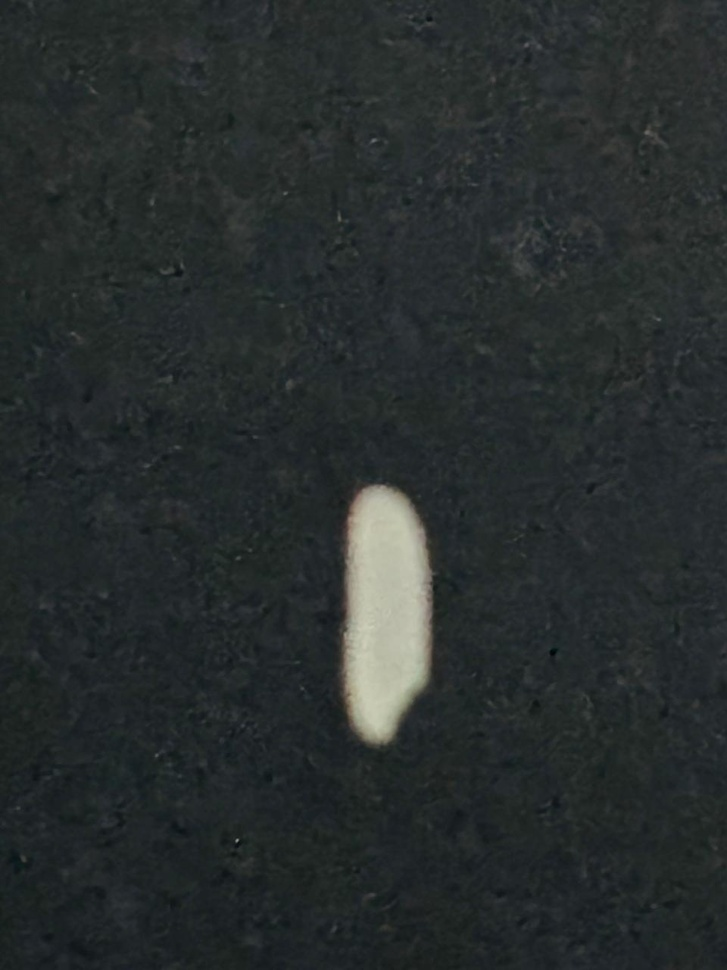
#> input picture test.jpeg, 727 x 970 px, shrunk from 960 x 1280 before the run
$ python -i extract_feature.py   (imports and definitions only)
#> lines starting #> are read from the running program, lines starting #| are printed output that depends on the picture; after the words box and inside, x2 and y2 are one past the last pixel; in counts of white or black regions, pixels touching at a corner belong together; long printed decimals are rounded
import cv2

def extract_features(image_path):

#> called with image_path = '../test.jpeg'
    img = cv2.imread(image_path)
#> img is the input picture: shape (970, 727, 3); mean B, G, R 45.8, 45.6, 40.2

    gray = cv2.cvtColor(img,cv2.COLOR_BGR2GRAY)

    _,thresh = cv2.threshold(gray,120,255,cv2.THRESH_BINARY_INV)
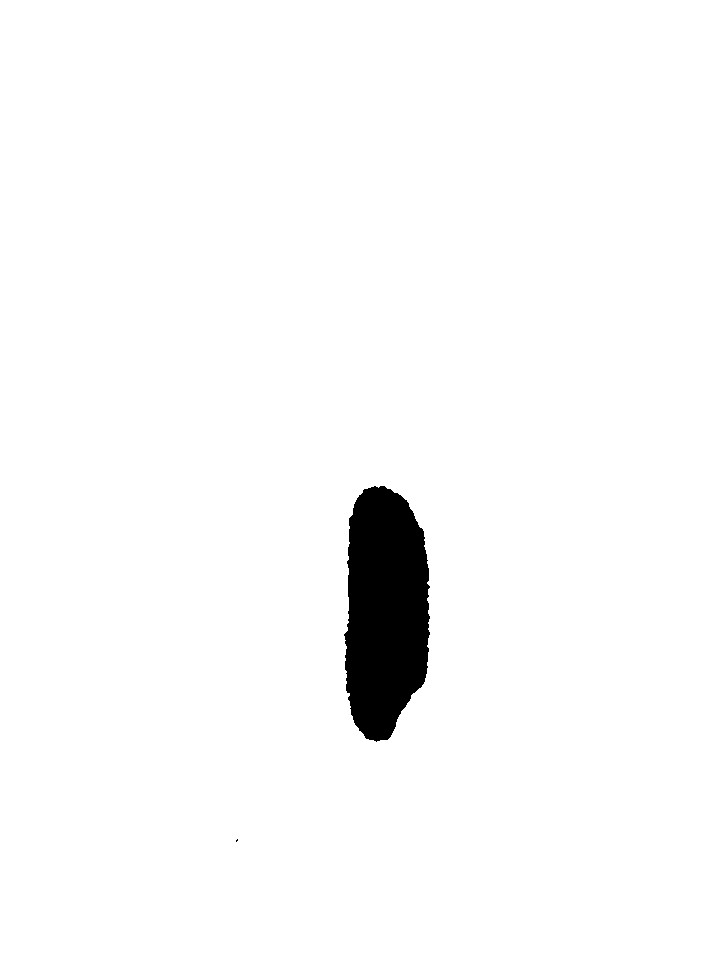
#> thresh: shape (970, 727); 97.5% white; 2 black regions (1 under 20 px), largest, box (x1, y1, x2, y2) and area: (344, 486, 430, 742) 17451

    contours,_ = cv2.findContours(thresh,cv2.RETR_EXTERNAL,cv2.CHAIN_APPROX_SIMPLE)
#> contours = [[[0, 0], [0, 969], [726, 969], [726, 0]]]

    c = max(contours,key=cv2.contourArea)
#> c = [[0, 0], [0, 969], [726, 969], [726, 0]]

    area = cv2.contourArea(c)
#> area = 703494
    perimeter = cv2.arcLength(c,True)
#> perimeter = 3390

    x,y,w,h = cv2.boundingRect(c)
#> x = 0; y = 0; w = 727; h = 970

    length = max(w,h)
#> length = 970
    width = min(w,h)
#> width = 727

    aspect_ratio = length/width
#> aspect_ratio = 1.33

    print("\nPhysical Parameters")
    print("--------------------")
    print("Area:",area)
#| Area: 703494.0
    print("Perimeter:",perimeter)
#| Perimeter: 3390.0
    print("Length:",length)
#| Length: 970
    print("Width:",width)
#| Width: 727
    print("Aspect Ratio:",aspect_ratio)
#| Aspect Ratio: 1.334

>>> result = extract_features('../test.jpeg')
